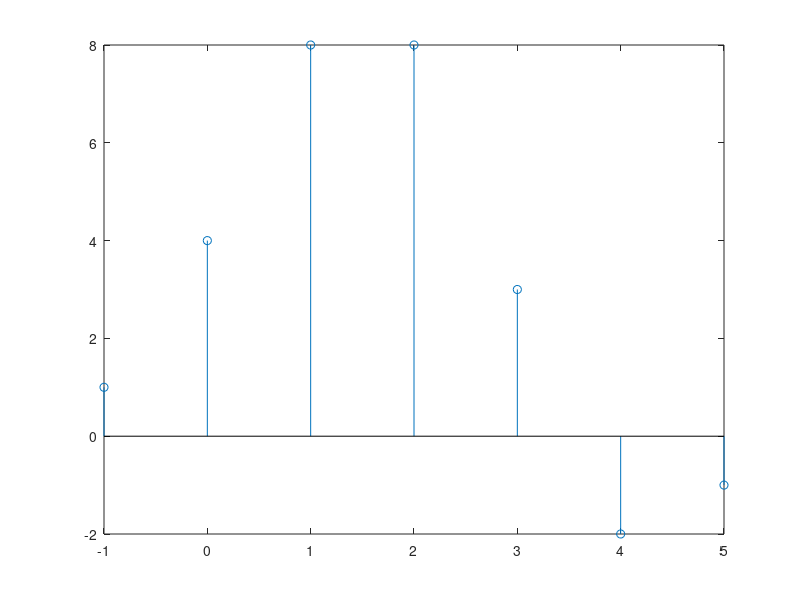

Source code (MATLAB):
h = [1 2 1 -1]; % h(0) = 2

x = [1 2 3 1]; % x(0) = 1;

X = [x, zeros(1, length(h))];
H = [h, zeros(1, length(x))];

y = zeros(1, length(x)+length(h)-1);

for i=1:length(x)+length(h)-1
    for j=1:length(x)
        if(i-j+1>0)
            y(i) = y(i)+X(j)*H(i-j+1);
        end
    end
end

nx = -1:5; % output range -1, 0, 1, 2, 3, 4, 5

stem(nx, y);
%xlim([-1, 7]);

 